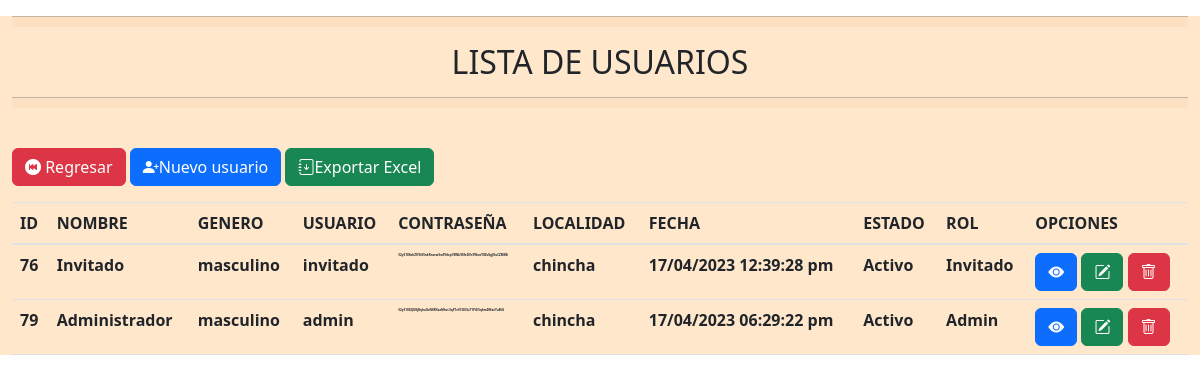
Page /vista/usuario/usuario.php on the committed database.
### tables this page shows
CREATE TABLE `tb_usuario` (
  `id_usuario` int(11) NOT NULL,
  `apellidos_nombre` varchar(100) NOT NULL,
  `genero_usuario` varchar(20) NOT NULL,
  `usuario` varchar(100) NOT NULL,
  `password` varchar(100) NOT NULL,
  `localidad_usuario` varchar(100) NOT NULL,
  `fecha_creausuario` varchar(50) NOT NULL,
  `estado_usuario` varchar(20) NOT NULL,
  `rol_usuario` varchar(20) NOT NULL
);

### conection/conection.php (called while the page is built)
<?php
    class db{
        private $host= "localhost";
        private $dbname="db_casagrauhotel";
        private $user="root";
        private $password="123";
        public function conexion(){
            try{
                $PDO = new PDO("mysql:host=".$this->host.";dbname=".$this->dbname,$this->user,$this->password);
                return $PDO;
            }catch(PDOException $e){
                return $e->getMessage();
            }
        }
    }
?>

### control/usuariocontrol.php (called while the page is built, shortened)
<?php
    class userControl{
        private $model;
        public function __construct()
        {
            require_once("c://xampp/htdocs/casagrau/model/usuariomodel.php");
            $this->model = new userModel();
        }
        public function index(){
            return ($this->model->index()) ? $this->model->index() : false;
        }
    }
?>

### model/usuariomodel.php (called while the page is built, shortened)
<?php
    class userModel{
        private $PDO;
        public function __construct()
        {
            require_once("c://xampp/htdocs/casagrau/conection/conection.php");
            $con = new db();
            $this->PDO = $con->conexion();
        }
        public function index(){
            $stament = $this->PDO->prepare("SELECT * FROM tb_usuario");
            return ($stament->execute()) ? $stament->fetchAll() : false;
        }
    }
?>

### vista/usuario/usuario.php (the view, shortened to what this page needs)
<?php
    require_once("C://xampp/htdocs/casagrau/control/usuariocontrol.php");
    require_once("C://xampp/htdocs/casagrau/vista/head/head.php");
    $obj = new userControl();
    $rows = $obj->index();
?>
<!DOCTYPE html>
<html lang="es">
   <head>
        <link rel="stylesheet" href="css/login.css">
        <link rel="stylesheet" href="https://cdn.jsdelivr.net/npm/bootstrap-icons@1.10.4/font/bootstrap-icons.css">
   </head>
<div class="container-fluid" style="background-color: #FFE7CC;">
    <div style="text-align: center;">
        <hr style="height:10px;background:#F8CBA6">
        <h2>LISTA DE USUARIOS</h2>
        <hr style="height:10px;background:#F8CBA6">
    </div></br>
    <div class="mb-3">
            <a href="/casagrau/admin.php" class="btn btn-danger"><i class="bi bi-skip-backward-circle-fill"></i> Regresar</a>
            <a href="create.php" class="btn btn-primary"><i class="bi bi-person-plus-fill"></i>Nuevo usuario</a>
            <a href="excel.php" class="btn btn-success"><i class="bi bi-journal-arrow-down"></i>Exportar Excel</a>
        </div>
    <table class="table">
        <thead>
            <tr>
                <th scope="col"><a>ID</a></th>
                <th scope="col"><a>NOMBRE</a></th>
                <th scope="col"><a>GENERO</a></th>
                <th scope="col"><a>USUARIO</a></th>
                <th scope="col"><a>CONTRASEÑA</a></th>
                <th scope="col"><a>LOCALIDAD</a></th>
                <th scope="col"><a>FECHA</a></th>
                <th scope="col"><a>ESTADO</a></th>
                <th scope="col"><a>ROL</a></th>
                <th scope="col"><a>OPCIONES</a></th>
            </tr>
        </thead>
        <tbody>
            <?php if($rows): ?>
                <?php foreach($rows as $row): ?>
                    <tr>
                        <th><?= $row[0] ?></th>
                        <th><?= $row[1] ?></th>
                        <th><?= $row[2] ?></th>
                        <th><?= $row[3] ?></th>
                        <th style="overflow: auto; font-size: 3px;"><?= $row[4] ?></th>
                        <th><?= $row[5] ?></th>
                        <th><?= $row[6] ?></th>
                        <th><?= $row[7] ?></th>
                        <th><?= $row[8] ?></th>
                        <th>
                            <a href="show.php?id_usuario=<?= $row[0]?>" class="btn btn-primary"><i class="bi bi-eye-fill"></i></a>
                            <a href="edit.php?id_usuario=<?= $row[0]?>" class="btn btn-success"><i class="bi bi-pencil-square"></i></a>
                            <a class="btn btn-danger" data-bs-toggle="modal" data-bs-target="#id<?=$row[0]?>"><i class="bi bi-trash" style="color: #fff;"></i></a>
                        </th>
                    </tr>
                <?php endforeach; ?>
            <?php else: ?>
                <tr>
                    <td colspan="3" class="text-center">No hay registros actualmente</td>
                </tr>
            <?php endif; ?>
        </tbody>
    </table>
</div>
</html>

### css/login.css (style rules this page uses)
* { margin:10; padding:10 }
*,:after,:before { box-sizing:border-box }
a { color:inherit;text-decoration:none }
::placeholder { color: #b3b3b3; }

### rows in the picture
tb_usuario: id_usuario "76", apellidos_nombre "Invitado", genero_usuario "masculino", usuario "invitado", localidad_usuario "chincha", fecha_creausuario "17/04/2023 12:39:28 pm", estado_usuario "Activo", rol_usuario "Invitado"
tb_usuario: id_usuario "79", apellidos_nombre "Administrador", genero_usuario "masculino", usuario "admin", localidad_usuario "chincha", fecha_creausuario "17/04/2023 06:29:22 pm", estado_usuario "Activo", rol_usuario "Admin"
